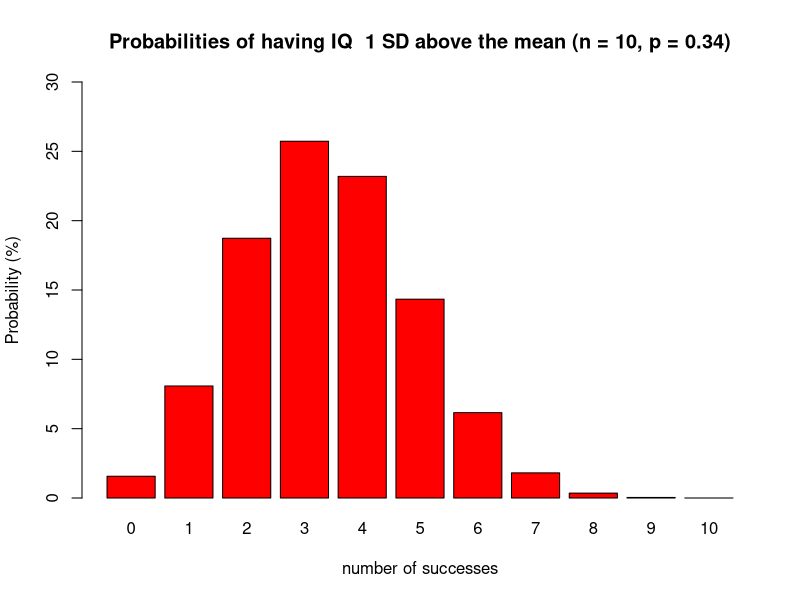
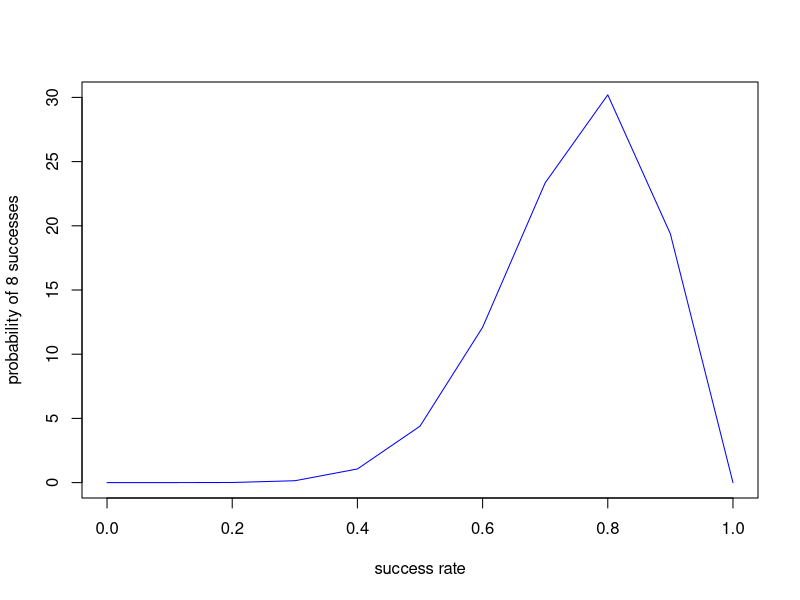

The R script that drew these images, in order:
#Sample of 10 people for IQ

IQ_data <- 0:10

#Probability of having IQ  1SD above the mean from the sample of 10 people


x <- dbinom(IQ_data,10,0.34)  * 100 


bin <- barplot(x, names.arg = IQ_data, ylim = c(0,30), main = "Probabilities of having IQ  1 SD above the mean (n = 10, p = 0.34)", 
             xlab = "number of successes", ylab = "Probability (%)", col = "Red" )


#Vector of success rate

s_rate <- seq(0,1,by = 0.1)

#Probabilities of 8 successful outcomes depending on success rate

p_8 <- dbinom(8,10,s_rate) *100

#Plot of success rates vs probability of 8 successes

p <- plot(s_rate, p_8, ylim = c(0,30), xlab = "success rate", 
          ylab = "probability of 8 successes", col = "blue", type = 'l')


#P-value of having 8 or more successes out of 100 with success rate 0.34

p_value <- (pbinom(8,10,0.34, lower.tail = FALSE) + dbinom(8,10,0.34)) * 100


